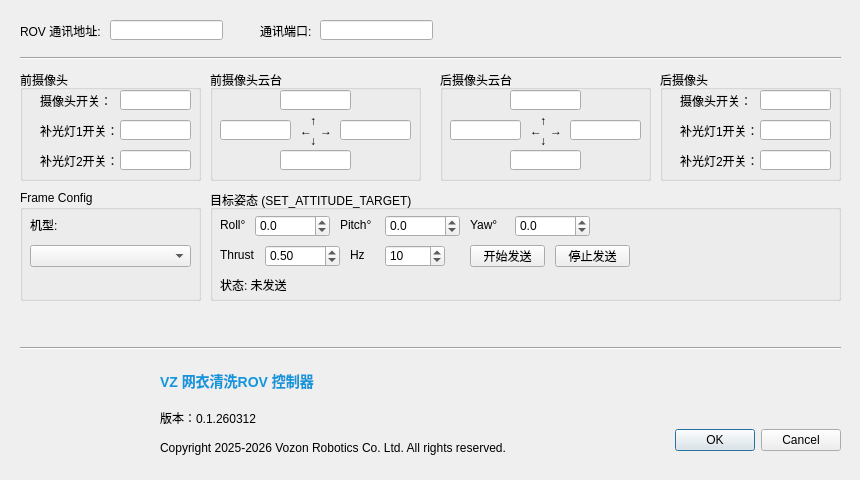
<?xml version="1.0" encoding="UTF-8"?>
<ui version="4.0">
 <class>DialogSetup</class>
 <widget class="QDialog" name="DialogSetup">
  <property name="geometry">
   <rect>
    <x>0</x>
    <y>0</y>
    <width>860</width>
    <height>480</height>
   </rect>
  </property>
  <property name="windowTitle">
   <string>设置</string>
  </property>
  <property name="windowIcon">
   <iconset resource="pic.qrc">
    <normaloff>:/btn/pic/setup.png</normaloff>:/btn/pic/setup.png</iconset>
  </property>
  <property name="windowOpacity">
   <double>0.950000000000000</double>
  </property>
  <widget class="QDialogButtonBox" name="buttonBox">
   <property name="geometry">
    <rect>
     <x>600</x>
     <y>420</y>
     <width>241</width>
     <height>41</height>
    </rect>
   </property>
   <property name="orientation">
    <enum>Qt::Horizontal</enum>
   </property>
   <property name="standardButtons">
    <set>QDialogButtonBox::Cancel|QDialogButtonBox::Ok</set>
   </property>
  </widget>
  <widget class="QLabel" name="label">
   <property name="geometry">
    <rect>
     <x>30</x>
     <y>360</y>
     <width>101</width>
     <height>101</height>
    </rect>
   </property>
   <property name="pixmap">
    <pixmap resource="pic.qrc">:/btn/pic/logo.png</pixmap>
   </property>
   <property name="scaledContents">
    <bool>true</bool>
   </property>
  </widget>
  <widget class="QLabel" name="label_2">
   <property name="geometry">
    <rect>
     <x>20</x>
     <y>23</y>
     <width>81</width>
     <height>16</height>
    </rect>
   </property>
   <property name="text">
    <string>ROV 通讯地址:</string>
   </property>
  </widget>
  <widget class="QLineEdit" name="lineEdit_addr">
   <property name="geometry">
    <rect>
     <x>110</x>
     <y>20</y>
     <width>113</width>
     <height>20</height>
    </rect>
   </property>
  </widget>
  <widget class="QLabel" name="label_3">
   <property name="geometry">
    <rect>
     <x>260</x>
     <y>23</y>
     <width>61</width>
     <height>16</height>
    </rect>
   </property>
   <property name="text">
    <string>通讯端口:</string>
   </property>
  </widget>
  <widget class="QLineEdit" name="lineEdit_port">
   <property name="geometry">
    <rect>
     <x>320</x>
     <y>20</y>
     <width>113</width>
     <height>20</height>
    </rect>
   </property>
  </widget>
  <widget class="Line" name="line">
   <property name="geometry">
    <rect>
     <x>20</x>
     <y>340</y>
     <width>821</width>
     <height>16</height>
    </rect>
   </property>
   <property name="orientation">
    <enum>Qt::Horizontal</enum>
   </property>
  </widget>
  <widget class="QLabel" name="label_4">
   <property name="geometry">
    <rect>
     <x>160</x>
     <y>370</y>
     <width>211</width>
     <height>21</height>
    </rect>
   </property>
   <property name="styleSheet">
    <string notr="true">font-size:14px;font-weight:bold;color:#1296db;</string>
   </property>
   <property name="text">
    <string>VZ 网衣清洗ROV 控制器</string>
   </property>
  </widget>
  <widget class="QLabel" name="label_5">
   <property name="geometry">
    <rect>
     <x>160</x>
     <y>410</y>
     <width>211</width>
     <height>16</height>
    </rect>
   </property>
   <property name="text">
    <string>版本：0.1.260312</string>
   </property>
  </widget>
  <widget class="QLabel" name="label_6">
   <property name="geometry">
    <rect>
     <x>160</x>
     <y>440</y>
     <width>401</width>
     <height>16</height>
    </rect>
   </property>
   <property name="text">
    <string>&lt;html&gt;&lt;head/&gt;&lt;body&gt;&lt;p&gt;Copyright 2025-2026 Vozon Robotics Co. Ltd. All rights reserved.&lt;/p&gt;&lt;/body&gt;&lt;/html&gt;</string>
   </property>
  </widget>
  <widget class="Line" name="line_2">
   <property name="geometry">
    <rect>
     <x>20</x>
     <y>50</y>
     <width>821</width>
     <height>16</height>
    </rect>
   </property>
   <property name="orientation">
    <enum>Qt::Horizontal</enum>
   </property>
  </widget>
   <widget class="QGroupBox" name="groupBox">
   <property name="geometry">
    <rect>
     <x>20</x>
     <y>70</y>
     <width>181</width>
     <height>111</height>
    </rect>
   </property>
   <property name="title">
    <string>前摄像头</string>
   </property>
   <widget class="KeyEdit" name="lineEdit_led1Left">
    <property name="geometry">
     <rect>
      <x>100</x>
      <y>80</y>
      <width>71</width>
      <height>20</height>
     </rect>
    </property>
    <property name="alignment">
     <set>Qt::AlignCenter</set>
    </property>
   </widget>
   <widget class="QLabel" name="label_7">
    <property name="geometry">
     <rect>
      <x>20</x>
      <y>23</y>
      <width>91</width>
      <height>16</height>
     </rect>
    </property>
    <property name="text">
     <string>摄像头开关：</string>
    </property>
   </widget>
   <widget class="KeyEdit" name="lineEdit_led0Left">
    <property name="geometry">
     <rect>
      <x>100</x>
      <y>50</y>
      <width>71</width>
      <height>20</height>
     </rect>
    </property>
    <property name="alignment">
     <set>Qt::AlignCenter</set>
    </property>
   </widget>
   <widget class="QLabel" name="label_8">
    <property name="geometry">
     <rect>
      <x>20</x>
      <y>53</y>
      <width>91</width>
      <height>16</height>
     </rect>
    </property>
    <property name="text">
     <string>补光灯1开关：</string>
    </property>
   </widget>
   <widget class="QLabel" name="label_9">
    <property name="geometry">
     <rect>
      <x>20</x>
      <y>83</y>
      <width>91</width>
      <height>16</height>
     </rect>
    </property>
    <property name="text">
     <string>补光灯2开关：</string>
    </property>
   </widget>
   <widget class="KeyEdit" name="lineEdit_cameraLeft">
    <property name="geometry">
     <rect>
      <x>100</x>
      <y>20</y>
      <width>71</width>
      <height>20</height>
     </rect>
    </property>
    <property name="alignment">
     <set>Qt::AlignCenter</set>
    </property>
   </widget>
  </widget>
  <widget class="QGroupBox" name="groupBox_2">
   <property name="geometry">
    <rect>
     <x>660</x>
     <y>70</y>
     <width>181</width>
     <height>111</height>
    </rect>
   </property>
   <property name="title">
    <string>后摄像头</string>
   </property>
   <widget class="KeyEdit" name="lineEdit_led1Right">
    <property name="geometry">
     <rect>
      <x>100</x>
      <y>80</y>
      <width>71</width>
      <height>20</height>
     </rect>
    </property>
    <property name="alignment">
     <set>Qt::AlignCenter</set>
    </property>
   </widget>
   <widget class="QLabel" name="label_10">
    <property name="geometry">
     <rect>
      <x>20</x>
      <y>23</y>
      <width>91</width>
      <height>16</height>
     </rect>
    </property>
    <property name="text">
     <string>摄像头开关：</string>
    </property>
   </widget>
   <widget class="KeyEdit" name="lineEdit_led0Right">
    <property name="geometry">
     <rect>
      <x>100</x>
      <y>50</y>
      <width>71</width>
      <height>20</height>
     </rect>
    </property>
    <property name="alignment">
     <set>Qt::AlignCenter</set>
    </property>
   </widget>
   <widget class="QLabel" name="label_11">
    <property name="geometry">
     <rect>
      <x>20</x>
      <y>53</y>
      <width>91</width>
      <height>16</height>
     </rect>
    </property>
    <property name="text">
     <string>补光灯1开关：</string>
    </property>
   </widget>
   <widget class="QLabel" name="label_12">
    <property name="geometry">
     <rect>
      <x>20</x>
      <y>83</y>
      <width>91</width>
      <height>16</height>
     </rect>
    </property>
    <property name="text">
     <string>补光灯2开关：</string>
    </property>
   </widget>
   <widget class="KeyEdit" name="lineEdit_cameraRight">
    <property name="geometry">
     <rect>
      <x>100</x>
      <y>20</y>
      <width>71</width>
      <height>20</height>
     </rect>
    </property>
    <property name="alignment">
     <set>Qt::AlignCenter</set>
    </property>
   </widget>
  </widget>
  <widget class="QGroupBox" name="groupBox_3">
   <property name="geometry">
    <rect>
     <x>210</x>
     <y>70</y>
     <width>211</width>
     <height>111</height>
    </rect>
   </property>
   <property name="title">
    <string>前摄像头云台</string>
   </property>
   <widget class="KeyEdit" name="lineEdit_lt_right">
    <property name="geometry">
     <rect>
      <x>130</x>
      <y>50</y>
      <width>71</width>
      <height>20</height>
     </rect>
    </property>
    <property name="alignment">
     <set>Qt::AlignCenter</set>
    </property>
   </widget>
   <widget class="QLabel" name="label_13">
    <property name="geometry">
     <rect>
      <x>100</x>
      <y>43</y>
      <width>21</width>
      <height>16</height>
     </rect>
    </property>
    <property name="text">
     <string>↑</string>
    </property>
   </widget>
   <widget class="KeyEdit" name="lineEdit_lt_left">
    <property name="geometry">
     <rect>
      <x>10</x>
      <y>50</y>
      <width>71</width>
      <height>20</height>
     </rect>
    </property>
    <property name="alignment">
     <set>Qt::AlignCenter</set>
    </property>
   </widget>
   <widget class="QLabel" name="label_14">
    <property name="geometry">
     <rect>
      <x>90</x>
      <y>53</y>
      <width>31</width>
      <height>16</height>
     </rect>
    </property>
    <property name="text">
     <string>←</string>
    </property>
   </widget>
   <widget class="QLabel" name="label_15">
    <property name="geometry">
     <rect>
      <x>110</x>
      <y>53</y>
      <width>21</width>
      <height>16</height>
     </rect>
    </property>
    <property name="text">
     <string>→</string>
    </property>
   </widget>
   <widget class="KeyEdit" name="lineEdit_lt_up">
    <property name="geometry">
     <rect>
      <x>70</x>
      <y>20</y>
      <width>71</width>
      <height>20</height>
     </rect>
    </property>
    <property name="alignment">
     <set>Qt::AlignCenter</set>
    </property>
   </widget>
   <widget class="QLabel" name="label_16">
    <property name="geometry">
     <rect>
      <x>100</x>
      <y>63</y>
      <width>21</width>
      <height>16</height>
     </rect>
    </property>
    <property name="text">
     <string>↓</string>
    </property>
   </widget>
   <widget class="KeyEdit" name="lineEdit_lt_down">
    <property name="geometry">
     <rect>
      <x>70</x>
      <y>80</y>
      <width>71</width>
      <height>20</height>
     </rect>
    </property>
    <property name="alignment">
     <set>Qt::AlignCenter</set>
    </property>
   </widget>
  </widget>
  <widget class="QGroupBox" name="groupBox_4">
   <property name="geometry">
    <rect>
     <x>440</x>
     <y>70</y>
     <width>211</width>
     <height>111</height>
    </rect>
   </property>
   <property name="title">
    <string>后摄像头云台</string>
   </property>
   <widget class="KeyEdit" name="lineEdit_rt_right">
    <property name="geometry">
     <rect>
      <x>130</x>
      <y>50</y>
      <width>71</width>
      <height>20</height>
     </rect>
    </property>
    <property name="alignment">
     <set>Qt::AlignCenter</set>
    </property>
   </widget>
   <widget class="QLabel" name="label_17">
    <property name="geometry">
     <rect>
      <x>100</x>
      <y>43</y>
      <width>21</width>
      <height>16</height>
     </rect>
    </property>
    <property name="text">
     <string>↑</string>
    </property>
   </widget>
   <widget class="KeyEdit" name="lineEdit_rt_left">
    <property name="geometry">
     <rect>
      <x>10</x>
      <y>50</y>
      <width>71</width>
      <height>20</height>
     </rect>
    </property>
    <property name="alignment">
     <set>Qt::AlignCenter</set>
    </property>
   </widget>
   <widget class="QLabel" name="label_18">
    <property name="geometry">
     <rect>
      <x>90</x>
      <y>53</y>
      <width>31</width>
      <height>16</height>
     </rect>
    </property>
    <property name="text">
     <string>←</string>
    </property>
   </widget>
   <widget class="QLabel" name="label_19">
    <property name="geometry">
     <rect>
      <x>110</x>
      <y>53</y>
      <width>21</width>
      <height>16</height>
     </rect>
    </property>
    <property name="text">
     <string>→</string>
    </property>
   </widget>
   <widget class="KeyEdit" name="lineEdit_rt_up">
    <property name="geometry">
     <rect>
      <x>70</x>
      <y>20</y>
      <width>71</width>
      <height>20</height>
     </rect>
    </property>
    <property name="alignment">
     <set>Qt::AlignCenter</set>
    </property>
   </widget>
   <widget class="QLabel" name="label_20">
    <property name="geometry">
     <rect>
      <x>100</x>
      <y>63</y>
      <width>21</width>
      <height>16</height>
     </rect>
    </property>
    <property name="text">
     <string>↓</string>
    </property>
   </widget>
   <widget class="KeyEdit" name="lineEdit_rt_down">
    <property name="geometry">
     <rect>
      <x>70</x>
      <y>80</y>
      <width>71</width>
      <height>20</height>
     </rect>
    </property>
    <property name="alignment">
     <set>Qt::AlignCenter</set>
    </property>
   </widget>
  </widget>
   <widget class="QGroupBox" name="groupBox_frameConfig">
    <property name="geometry">
     <rect>
      <x>20</x>
      <y>190</y>
      <width>181</width>
      <height>111</height>
     </rect>
    </property>
    <property name="title">
     <string>Frame Config</string>
    </property>
    <widget class="QLabel" name="label_fcSelect">
     <property name="geometry">
      <rect>
       <x>10</x>
       <y>25</y>
       <width>41</width>
       <height>20</height>
      </rect>
     </property>
     <property name="text">
      <string>机型:</string>
     </property>
    </widget>
    <widget class="QComboBox" name="comboBox_frameConfig">
     <property name="geometry">
      <rect>
       <x>10</x>
       <y>55</y>
       <width>161</width>
       <height>22</height>
      </rect>
     </property>
    </widget>
   </widget>
   <widget class="QGroupBox" name="groupBox_attitudeTarget">
    <property name="geometry">
     <rect>
      <x>210</x>
      <y>190</y>
      <width>631</width>
      <height>111</height>
     </rect>
    </property>
    <property name="title">
     <string>目标姿态 (SET_ATTITUDE_TARGET)</string>
    </property>
    <widget class="QLabel" name="label_attRoll">
     <property name="geometry">
      <rect>
       <x>10</x>
       <y>25</y>
       <width>31</width>
       <height>20</height>
      </rect>
     </property>
     <property name="text">
      <string>Roll°</string>
     </property>
    </widget>
    <widget class="QDoubleSpinBox" name="doubleSpinBox_attRoll">
     <property name="geometry">
      <rect>
       <x>45</x>
       <y>25</y>
       <width>75</width>
       <height>22</height>
      </rect>
     </property>
      <property name="minimum">
       <double>-180.000000000000000</double>
      </property>
      <property name="maximum">
       <double>180.000000000000000</double>
      </property>
      <property name="decimals">
       <number>1</number>
      </property>
     </widget>
     <widget class="QLabel" name="label_attPitch">
     <property name="geometry">
      <rect>
       <x>130</x>
       <y>25</y>
       <width>41</width>
       <height>20</height>
      </rect>
     </property>
     <property name="text">
      <string>Pitch°</string>
     </property>
    </widget>
    <widget class="QDoubleSpinBox" name="doubleSpinBox_attPitch">
     <property name="geometry">
      <rect>
       <x>175</x>
       <y>25</y>
       <width>75</width>
       <height>22</height>
      </rect>
     </property>
     <property name="minimum">
      <double>-180.000000000000000</double>
     </property>
     <property name="maximum">
      <double>180.000000000000000</double>
     </property>
     <property name="decimals">
      <number>1</number>
     </property>
    </widget>
    <widget class="QLabel" name="label_attYaw">
     <property name="geometry">
      <rect>
       <x>260</x>
       <y>25</y>
       <width>41</width>
       <height>20</height>
      </rect>
     </property>
     <property name="text">
      <string>Yaw°</string>
     </property>
    </widget>
    <widget class="QDoubleSpinBox" name="doubleSpinBox_attYaw">
     <property name="geometry">
      <rect>
       <x>305</x>
       <y>25</y>
       <width>75</width>
       <height>22</height>
      </rect>
     </property>
     <property name="minimum">
      <double>-180.000000000000000</double>
     </property>
     <property name="maximum">
      <double>180.000000000000000</double>
     </property>
     <property name="decimals">
      <number>1</number>
     </property>
    </widget>
    <widget class="QLabel" name="label_attThrust">
     <property name="geometry">
      <rect>
       <x>10</x>
       <y>55</y>
       <width>41</width>
       <height>20</height>
      </rect>
     </property>
     <property name="text">
      <string>Thrust</string>
     </property>
    </widget>
    <widget class="QDoubleSpinBox" name="doubleSpinBox_attThrust">
     <property name="geometry">
      <rect>
       <x>55</x>
       <y>55</y>
       <width>75</width>
       <height>22</height>
      </rect>
     </property>
     <property name="maximum">
      <double>1.000000000000000</double>
     </property>
     <property name="singleStep">
      <double>0.050000000000000</double>
     </property>
     <property name="decimals">
      <number>2</number>
     </property>
     <property name="value">
      <double>0.500000000000000</double>
     </property>
    </widget>
    <widget class="QLabel" name="label_attRate">
     <property name="geometry">
      <rect>
       <x>140</x>
       <y>55</y>
       <width>41</width>
       <height>20</height>
      </rect>
     </property>
     <property name="text">
      <string>Hz</string>
     </property>
    </widget>
    <widget class="QSpinBox" name="spinBox_attRate">
     <property name="geometry">
      <rect>
       <x>175</x>
       <y>55</y>
       <width>60</width>
       <height>22</height>
      </rect>
     </property>
     <property name="minimum">
      <number>1</number>
     </property>
     <property name="maximum">
      <number>50</number>
     </property>
     <property name="value">
      <number>10</number>
     </property>
    </widget>
    <widget class="QPushButton" name="pushButton_attStart">
     <property name="geometry">
      <rect>
       <x>260</x>
       <y>55</y>
       <width>75</width>
       <height>22</height>
      </rect>
     </property>
     <property name="text">
      <string>开始发送</string>
     </property>
    </widget>
    <widget class="QPushButton" name="pushButton_attStop">
     <property name="geometry">
      <rect>
       <x>345</x>
       <y>55</y>
       <width>75</width>
       <height>22</height>
      </rect>
     </property>
     <property name="text">
      <string>停止发送</string>
     </property>
    </widget>
     <widget class="QLabel" name="label_attStatus">
      <property name="geometry">
       <rect>
        <x>10</x>
        <y>85</y>
        <width>421</width>
        <height>20</height>
       </rect>
      </property>
      <property name="text">
       <string>状态: 未发送</string>
      </property>
     </widget>
    </widget>
   </widget>
  <customwidgets>
  <customwidget>
   <class>KeyEdit</class>
   <extends>QLineEdit</extends>
   <header location="global">keyedit.h</header>
  </customwidget>
 </customwidgets>
 <resources>
  <include location="pic.qrc"/>
 </resources>
 <connections>
  <connection>
   <sender>buttonBox</sender>
   <signal>accepted()</signal>
   <receiver>DialogSetup</receiver>
   <slot>accept()</slot>
   <hints>
    <hint type="sourcelabel">
     <x>248</x>
     <y>254</y>
    </hint>
    <hint type="destinationlabel">
     <x>157</x>
     <y>274</y>
    </hint>
   </hints>
  </connection>
  <connection>
   <sender>buttonBox</sender>
   <signal>rejected()</signal>
   <receiver>DialogSetup</receiver>
   <slot>reject()</slot>
   <hints>
    <hint type="sourcelabel">
     <x>316</x>
     <y>260</y>
    </hint>
    <hint type="destinationlabel">
     <x>286</x>
     <y>274</y>
    </hint>
   </hints>
  </connection>
 </connections>
</ui>
